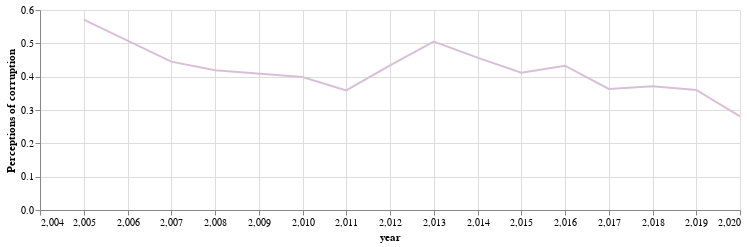

This figure's notebook cell:
### Markdown cell above
<font color= lightseagreen>En el gráfico N° 2 no es posible identificar una correlación o tendencia clara entre las variables de Log PBI per cápita y la percepción de corrupción, pues se observa que es variada la percepción de corrupción en los países con mayor PBI per cápita, así como en aquellos con menor PBI.</font>

### Code cell
g3a = alt.Chart(rfmpb).mark_line(color = 'thistle').encode(x = 'year', y = 'Perceptions of corruption').properties(
    width=700, height=200)
g3a

### Figure 1 — Vega-Lite specification as saved in the notebook (floating-point values rounded to 4 significant figures)
{"usermeta": {"embedOptions": {"theme": "urbaninstitute"}}, "config": {"view": {"continuousWidth": 400, "continuousHeight": 300}}, "data": {"name": "data-d1e114136e70984e99677a780eb892af"}, "mark": {"type": "line", "color": "thistle"}, "encoding": {"x": {"type": "quantitative", "field": "year"}, "y": {"type": "quantitative", "field": "Perceptions of corruption"}}, "height": 200, "width": 700, "$schema": "https://vega.github.io/schema/vega-lite/v4.8.1.json", "datasets": {"data-d1e114136e70984e99677a780eb892af": [{"Country name": "Netherlands", "year": 2005, "Log GDP per capita": 10.81, "Healthy life expectancy at birth": 70.4, "Perceptions of corruption": 0.571}, {"Country name": "Netherlands", "year": 2007, "Log GDP per capita": 10.88, "Healthy life expectancy at birth": 70.8, "Perceptions of corruption": 0.445}, {"Country name": "Netherlands", "year": 2008, "Log GDP per capita": 10.9, "Healthy life expectancy at birth": 71.0, "Perceptions of corruption": 0.419}, {"Country name": "Netherlands", "year": 2010, "Log GDP per capita": 10.86, "Healthy life expectancy at birth": 71.4, "Perceptions of corruption": 0.399}, {"Country name": "Netherlands", "year": 2011, "Log GDP per capita": 10.88, "Healthy life expectancy at birth": 71.52, "Perceptions of corruption": 0.359}, {"Country name": "Netherlands", "year": 2012, "Log GDP per capita": 10.86, "Healthy life expectancy at birth": 71.64, "Perceptions of corruption": 0.434}, {"Country name": "Netherlands", "year": 2013, "Log GDP per capita": 10.86, "Healthy life expectancy at birth": 71.76, "Perceptions of corruption": 0.505}, {"Country name": "Netherlands", "year": 2014, "Log GDP per capita": 10.87, "Healthy life expectancy at birth": 71.88, "Perceptions of corruption": 0.457}, {"Country name": "Netherlands", "year": 2015, "Log GDP per capita": 10.88, "Healthy life expectancy at birth": 72.0, "Perceptions of corruption": 0.412}, {"Country name": "Netherlands", "year": 2016, "Log GDP per capita": 10.9, "Healthy life expectancy at birth": 72.1, "Perceptions of corruption": 0.433}, {"Country name": "Netherlands", "year": 2017, "Log GDP per capita": 10.92, "Healthy life expectancy at birth": 72.2, "Perceptions of corruption": 0.363}, {"Country name": "Netherlands", "year": 2018, "Log GDP per capita": 10.94, "Healthy life expectancy at birth": 72.3, "Perceptions of corruption": 0.371}, {"Country name": "Netherlands", "year": 2019, "Log GDP per capita": 10.95, "Healthy life expectancy at birth": 72.4, "Perceptions of corruption": 0.36}, {"Country name": "Netherlands", "year": 2020, "Log GDP per capita": 10.9, "Healthy life expectancy at birth": 72.5, "Perceptions of corruption": 0.281}]}}
